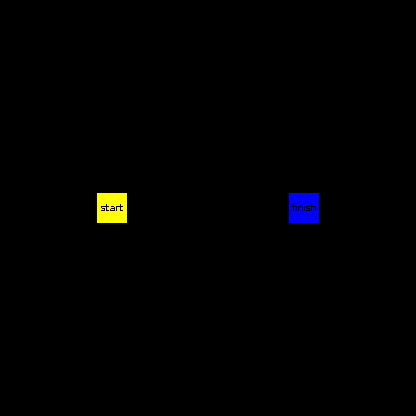

Rendered tile map (Tiled .tmx) drawn with the repository's tilesets; below, a short description and the full map source, tile grids included:
An orthogonal 13x13 tile map with 32x32 px tiles, 3 tile layers (base, gates, triggers) and 7 objects (3x tree, 2x bush, 2x pinetree).

<map version="1.0" orientation="orthogonal" renderorder="right-down" width="13" height="13" tilewidth="32" tileheight="32" nextobjectid="8">
 <properties>
  <property name="steps" type="int" value="8" />
 </properties>
 <tileset firstgid="1" source="../../resources/tiled/tiled.tsx" />
 <layer name="base" width="13" height="13">
  <data encoding="csv">
0,0,0,0,0,0,0,0,0,0,0,0,0,
0,0,0,0,0,0,0,0,0,0,0,0,0,
0,0,0,0,0,0,0,0,0,0,0,0,0,
0,0,0,0,0,0,0,0,0,0,0,0,0,
0,0,0,0,0,0,0,0,0,0,0,0,0,
0,0,0,0,0,0,0,0,1,1,0,0,0,
0,0,0,1,1,1,1,1,1,1,0,0,0,
0,0,0,0,0,0,0,0,0,0,0,0,0,
0,0,0,0,0,0,0,0,0,0,0,0,0,
0,0,0,0,0,0,0,0,0,0,0,0,0,
0,0,0,0,0,0,0,0,0,0,0,0,0,
0,0,0,0,0,0,0,0,0,0,0,0,0,
0,0,0,0,0,0,0,0,0,0,0,0,0
</data>
 </layer>
 <layer name="gates" width="13" height="13">
  <data encoding="csv">
0,0,0,0,0,0,0,0,0,0,0,0,0,
0,0,0,0,0,0,0,0,0,0,0,0,0,
0,0,0,0,0,0,0,0,0,0,0,0,0,
0,0,0,0,0,0,0,0,0,0,0,0,0,
0,0,0,0,0,0,0,0,0,0,0,0,0,
0,0,0,0,0,0,0,0,0,0,0,0,0,
0,0,0,0,0,0,0,0,0,8,0,0,0,
0,0,0,0,0,0,0,0,0,0,0,0,0,
0,0,0,0,0,0,0,0,0,0,0,0,0,
0,0,0,0,0,0,0,0,0,0,0,0,0,
0,0,0,0,0,0,0,0,0,0,0,0,0,
0,0,0,0,0,0,0,0,0,0,0,0,0,
0,0,0,0,0,0,0,0,0,0,0,0,0
</data>
 </layer>
 <layer name="triggers" width="13" height="13">
  <data encoding="csv">
0,0,0,0,0,0,0,0,0,0,0,0,0,
0,0,0,0,0,0,0,0,0,0,0,0,0,
0,0,0,0,0,0,0,0,0,0,0,0,0,
0,0,0,0,0,0,0,0,0,0,0,0,0,
0,0,0,0,0,0,0,0,0,0,0,0,0,
0,0,0,0,0,0,0,0,0,0,0,0,0,
0,0,0,2,0,0,0,0,0,9,0,0,0,
0,0,0,0,0,0,0,0,0,0,0,0,0,
0,0,0,0,0,0,0,0,0,0,0,0,0,
0,0,0,0,0,0,0,0,0,0,0,0,0,
0,0,0,0,0,0,0,0,0,0,0,0,0,
0,0,0,0,0,0,0,0,0,0,0,0,0,
0,0,0,0,0,0,0,0,0,0,0,0,0
</data>
 </layer>
 <objectgroup name="objects">
  <object id="1" name="tree" x="64" y="96" width="32" height="32" />
  <object id="2" name="tree" x="64" y="256" width="32" height="32" />
  <object id="3" name="tree" x="32" y="160" width="32" height="32" />
  <object id="4" name="bush" x="352" y="224" width="32" height="32" />
  <object id="5" name="pinetree" x="320" y="32" width="32" height="32" />
  <object id="6" name="pinetree" x="32" y="224" width="32" height="32" />
  <object id="7" name="bush" x="288" y="352" width="32" height="32" />
 </objectgroup>
</map>
